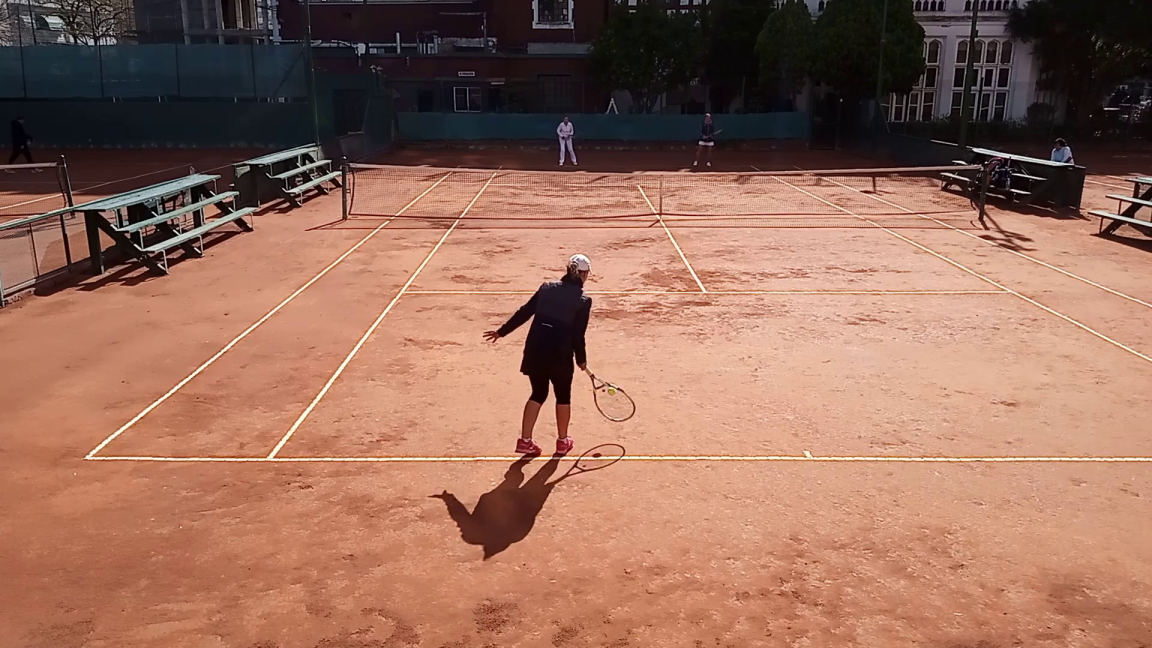
#> input picture AI/Frame67.jpg, 5760 x 3240 px (shown at 1/5 size)
$ python greenTracker.py
#> lines starting #> are read from the running program, lines starting #| are printed output that depends on the picture; after the words box and inside, x2 and y2 are one past the last pixel; in counts of white or black regions, pixels touching at a corner belong together
# import numpy as np
# import cv2
import imutils

# [32 lines of commented-out code are left out]

import cv2
import numpy as np

# Carga la imagen desde la ubicación especificada
imagen = cv2.imread("Frame67.jpg")
#> imagen is the input picture: shape (3240, 5760, 3); mean B, G, R 90.9, 108.4, 151.2

resizer = 3

# Verifica si la imagen se cargó correctamente
if imagen is None:
    print("No se pudo cargar la imagen. Asegúrate de especificar la ruta correcta.")
else:
    altoOG, anchoOG = imagen.shape[:2]
#> altoOG = 3240; anchoOG = 5760
    print("Alto", altoOG, "ancho", anchoOG)
#| Alto 3240 ancho 5760

    #imagen = imutils.resize(imagen, anchoOG * resizer, altoOG * resizer)
    print(imagen.shape[:2])
#| (3240, 5760)

    # Definir las coordenadas del rectángulo de recorte
    x1, y1, x2, y2 = 2854, 1723, 3254, 2123

    imagen_recortada = imagen[y1:y2, x1:x2]
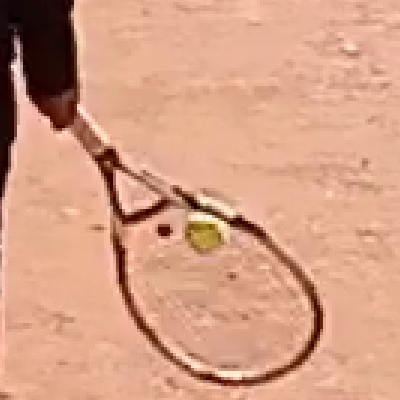
#> imagen_recortada: shape (400, 400, 3); mean B, G, R 133.2, 159.3, 213.1
    cv2.imwrite("ImagenRecortadaGreenTracker.png", imagen_recortada)

    imagen_recortada = imutils.resize(imagen_recortada, imagen_recortada.shape[1] * resizer, imagen_recortada.shape[0] * resizer)
#> imagen_recortada: shape (1200, 1200, 3)
    imagen_gris = cv2.cvtColor(imagen_recortada, cv2.COLOR_BGR2GRAY)
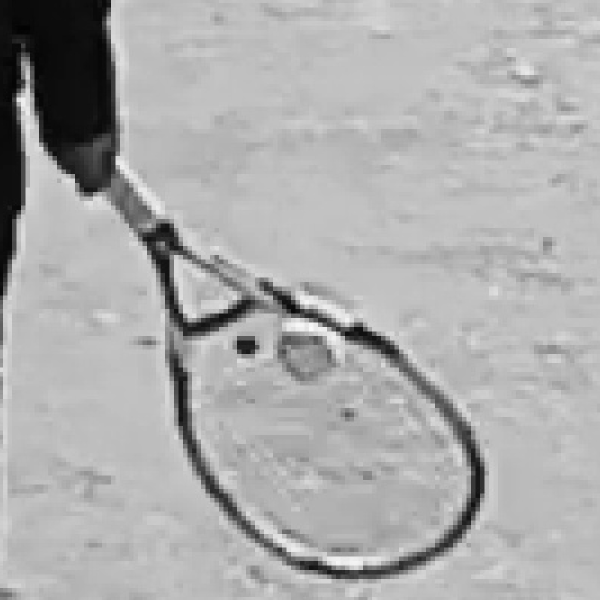
#> imagen_gris: shape (1200, 1200) (shown at 1/2 size); min 1, max 252, mean 172.4
    #blurred = cv2.medianBlur(imagen_gris, 5)
    blurred = cv2.GaussianBlur(imagen_gris, (11, 11), 0)

    # Convierte la imagen a espacio de color HSV
    hsv = cv2.cvtColor(imagen, cv2.COLOR_BGR2HSV)
#> hsv: shape (3240, 5760, 3); mean H, S, V 34.6, 108.5, 152.7

    # Define el valor del color verde en HSV
    verde = np.uint8([[[0, 255, 0]]])
    verde_hsv = cv2.cvtColor(verde, cv2.COLOR_BGR2HSV)[0][0]

    # Encuentra los contornos y los círculos en la imagen
    contornos, _ = cv2.findContours(cv2.cvtColor(imagen, cv2.COLOR_BGR2GRAY), cv2.RETR_EXTERNAL, cv2.CHAIN_APPROX_SIMPLE)
#> contornos = 2 contours, 1 with area under 20; largest, box (x1, y1, x2, y2) and area: (0, 0, 5760, 3240) 18653317
    circles = cv2.HoughCircles(blurred, cv2.HOUGH_GRADIENT, dp=1.2, minDist=40, param1=50, param2=25, minRadius=5, maxRadius=100)
#> circles = 80 rows, first 8: [414.6, 585, 86.12], [417, 691.8, 92.72], [618.6, 689.4, 72.92], [527.4, 643.8, 72.92], [445.8, 546.6, 99.32], [367.8, 589.8, 90.08], [131.4, 150.6, 99.32], [709.8, 743.4, 90.08]

    if circles is not None:
        for (x, y, r) in circles[0]:
            #if abs(r - radioDeteccionPorCirculo * 3) < 10: cv2.circle(imagen_recortada, (x, y), r, (0, 255, 0), 2)
            cv2.circle(imagen_recortada, (np.round(x).astype(int), np.round(y).astype(int)), np.round(r).astype(int), (0, 255, 0), 2)
#> this loop made 80 passes
#> (x, y, r) on passes 1 to 12: (414.6, 585, 86.12), (417, 691.8, 92.72), (618.6, 689.4, 72.92), (527.4, 643.8, 72.92), (445.8, 546.6, 99.32), (367.8, 589.8, 90.08), (131.4, 150.6, 99.32), (709.8, 743.4, 90.08), (517.8, 684.6, 86.12), (144.6, 208.2, 86), (131.4, 279, 99.32), (623.4, 1062.6, 86)
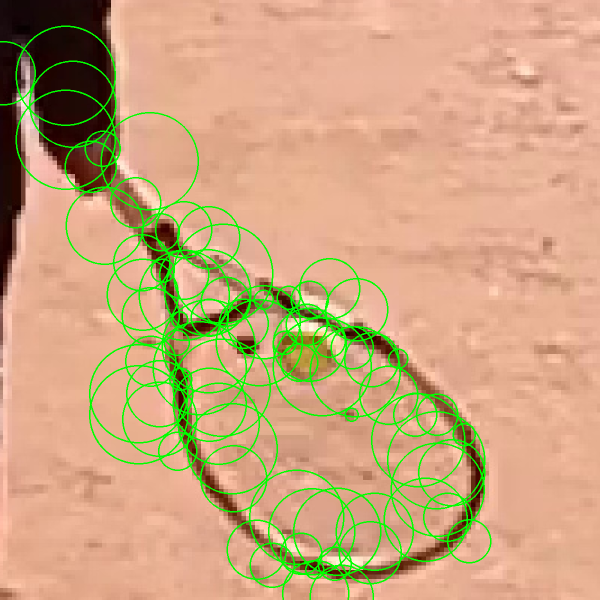
#> imagen_recortada: shape (1200, 1200, 3) (shown at 1/2 size); mean B, G, R 127.2, 166.2, 202.6

    print("Número de contornos encontrados:", len(contornos))
#| Número de contornos encontrados: 2

    # Inicializa variables para almacenar el contorno más cercano al verde y su distancia
    contorno_mas_cercano = None
    distancia_mas_cercana = float('inf')

    # Crea una máscara en blanco del mismo tamaño que la imagen original
    mascara = np.zeros(imagen.shape[:2], dtype=np.uint8)
#> mascara: shape (3240, 5760); every value is 0

    # Itera a través de los contornos y encuentra el más cercano al verde
    for contorno in contornos:
        # Calcula el color promedio del contorno
        mask = np.zeros(imagen.shape[:2], np.uint8)
        cv2.drawContours(mask, [contorno], -1, 255, thickness=cv2.FILLED)
        promedio_color = cv2.mean(hsv, mask=mask)[:3]

        # Calcula la distancia entre el color promedio y el verde en el espacio HSV
        distancia = np.sqrt(np.sum((promedio_color - verde_hsv) ** 2))

        # Actualiza el contorno más cercano si la distancia actual es menor
        if distancia < distancia_mas_cercana:
            distancia_mas_cercana = distancia
            contorno_mas_cercano = contorno

        # Dibuja todos los contornos en la máscara
        cv2.drawContours(mascara, [contorno], -1, 255, thickness=cv2.FILLED)
#> this loop made 2 passes
#> (promedio_color, distancia, distancia_mas_cercana, contorno_mas_cercano) on pass 1: ((0, 0, 1), 364.9, 364.9, [[3526, 0]])
#> (promedio_color, distancia, distancia_mas_cercana) on pass 2: ((34.56, 108.5, 152.7), 180.5, 180.5)
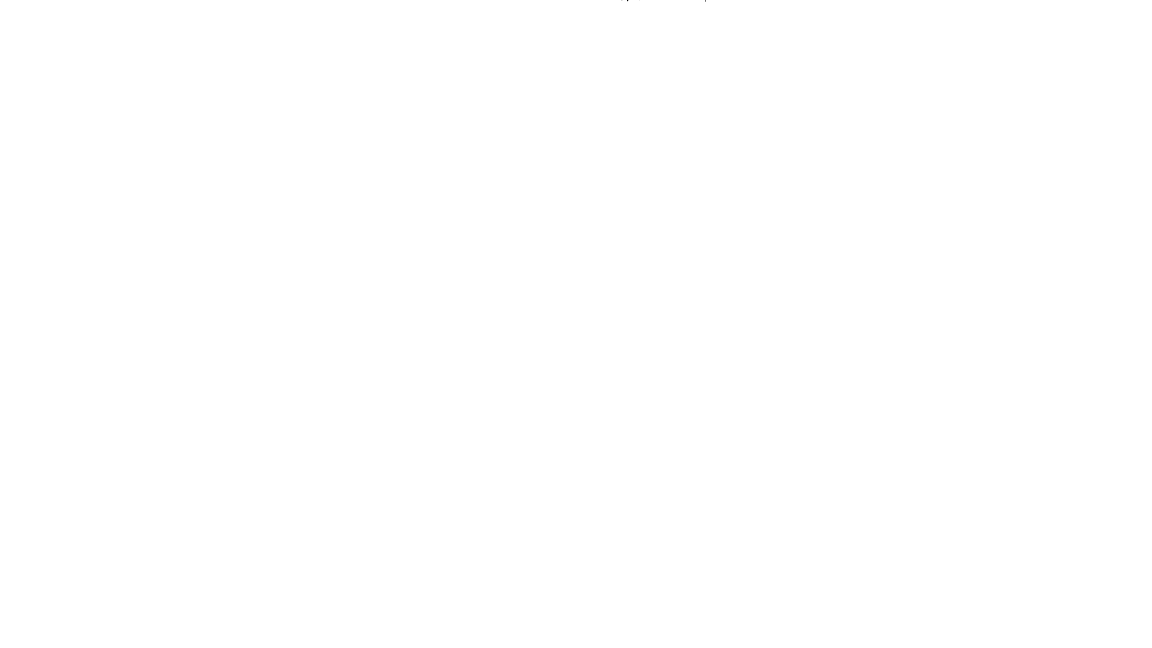
#> mascara: shape (3240, 5760) (shown at 1/5 size); 100% white; 4 black regions (2 under 20 px), largest, box (x1, y1, x2, y2) and area: (3135, 0, 3141, 7) 34, (3525, 0, 3528, 9) 25
#> mask: shape (3240, 5760); 100% white; 4 black regions (2 under 20 px), largest, box (x1, y1, x2, y2) and area: (3135, 0, 3141, 7) 34, (3525, 0, 3528, 9) 26
#> after the loop, contorno_mas_cercano = contour of 33 points, box (x1, y1, x2, y2) (0, 0, 5760, 3240), area 18653317; distancia_mas_cercana = 180.5

    # Dibuja el contorno más cercano al verde en la imagen original
    if contorno_mas_cercano is not None:
        #cv2.drawContours(imagen, [contorno_mas_cercano], -1, (0, 255, 0), 3)
        circle = cv2.minEnclosingCircle(contorno_mas_cercano)
#> circle = ((2879.5, 1619.5), 3303.7)

        cv2.circle(imagen, (int(circle[0][0]), int(circle[0][1])), int(circle[1]), (0, 255, 0), 3)

        # Muestra la imagen con el contorno verde
        imagen = imutils.resize(imagen, height= 500)
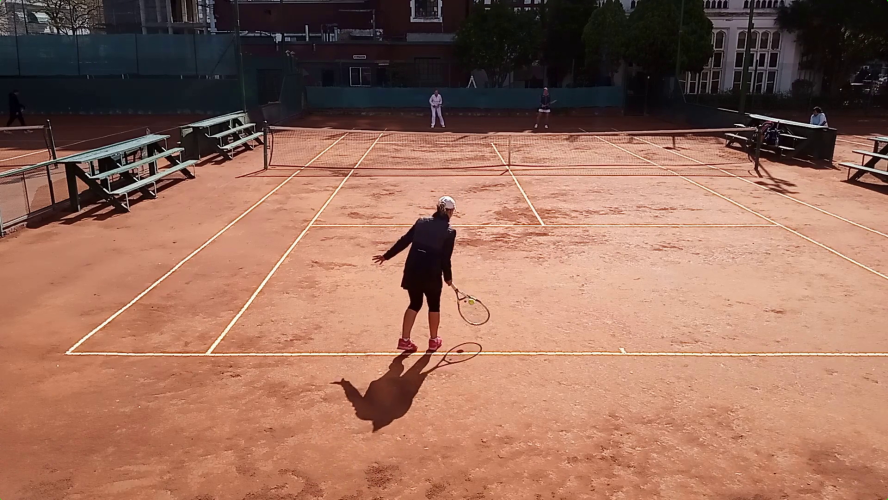
#> imagen: shape (500, 888, 3); mean B, G, R 90.9, 108.4, 151.2
        mascara = imutils.resize(mascara, height= 500)
#> mascara: shape (500, 888)
        imagen_recortada = imutils.resize(imagen_recortada, height= 500)
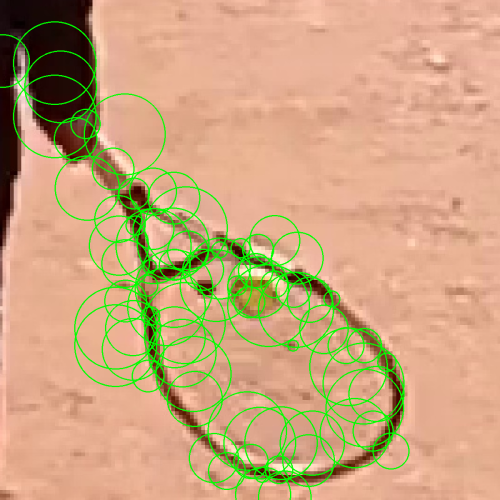
#> imagen_recortada: shape (500, 500, 3); mean B, G, R 127.1, 166.2, 202.6

        cv2.imshow("Imagen", imagen)
        cv2.imshow("Mascara de Contornos", mascara)
        cv2.imshow("Imagen Recortada", imagen_recortada)

        # Espera hasta que se presione la tecla 'q' o la tecla ESC para cerrar la ventana
        while True:
            tecla = cv2.waitKey(0)
#> (key q is pressed here)
            if tecla == ord('q') or tecla == 27:  # 'q' o ESC
                break

        # Cierra la ventana
        cv2.destroyAllWindows()
    else:
        print("No se encontraron contornos en la imagen.")
